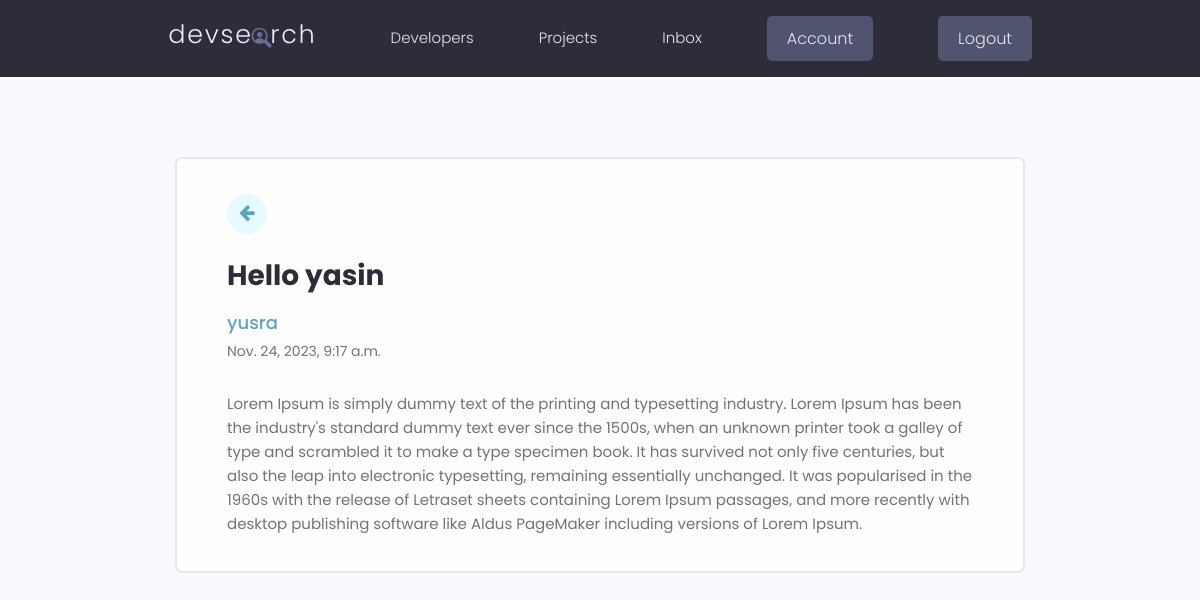
Page /message/c35e9941-7943-4315-aef5-d336a8f3e610 (signed in) on the committed database.
### users/models.py (models this page shows, shortened)
class Message(models.Model):
    sender = models.ForeignKey(Profile, on_delete=models.SET_NULL, null=True, blank=True, related_name="sent_messages") # related name means from the Profile model back to the Message model.
    recipient = models.ForeignKey(Profile, on_delete=models.SET_NULL, null=True, blank=True, related_name="received_messages")
    name = models.CharField(max_length=200, null=True, blank=True)
    email = models.EmailField(max_length=200, null=True, blank=True)
    subject = models.CharField(max_length=200, null=True, blank=True)
    body = models.TextField()
    is_read = models.BooleanField(default=False, null=True)
    created = models.DateTimeField(auto_now_add=True)
    id = models.UUIDField(
        default=uuid.uuid4, unique=True, primary_key=True, editable=False
    )
    class Meta:
        ordering = ['is_read', '-created']

### users/views.py (the view)
# urls.py: path("message/<str:pk>", views.viewMessage, name="message"),
@login_required(login_url="login")
def viewMessage(request, pk):
    profile = request.user.profile
    message = profile.received_messages.get(id = pk)
    if message.is_read == False:
        message.is_read = True
        message.save()
    context ={'message': message}
    return render(request, 'users/message.html', context)

### users/templates/users/message.html
{% extends 'main.html' %}
{% block content %}
  <main class="messagePage my-xl">
    <div class="content-box">
      <div class="message">
        <a class="backButton" href="{% url 'inbox' %}"><i class="fa fa-arrow-left"></i></a>
        <h2 class="message__subject"> {{message.subject}}</h4>
          <a href="profile.html" class="message__author"> {{message.name}}</a>
          <p class="message__date"> {{message.created}}</p>
          <div class="message__body">
            {{message.body|linebreaksbr}}
          </div>
      </div>
    </div>
  </main>
  {% endblock content %}

### static/styles/app.css (style rules this page uses)
:root { --color-sub: #2d2d39; }
.content-box { width: 95%; max-width: 85rem; margin: 0 auto; }
.message { padding: 2.5rem 0; }
.message > a { display: flex; gap: 1rem; }
.message__author, .message__date { flex-basis: 25%; }
.message__subject { flex-basis: 50%; }
.message__date { text-align: right; }
.messagePage .message { list-style: none; background: var(--color-white); padding: 3.5rem 5rem; border: 2px solid var(--color-light); border-radius: 0.7rem; }
.messagePage .message__subject { font-size: 2.8rem; color: var(--color-sub); margin-bottom: 1rem; margin-top: 2rem; }
.messagePage .message__author { font-size: 1.8rem; font-weight: 500; }
.messagePage .message__date { font-size: 1.4rem; font-weight: 400; text-align: left; margin-bottom: 3rem; }
.backButton { background: var(--color-main-light); color: var(--color-main); width: 4rem; height: 4rem; display: flex; align-items: center; justify-content: center; border-radius: 50%; }
.backButton i { font-size: 1.8rem; }

### static/uikit/styles/modules/_variables.css (style rules this page uses)
:root { --color-main: #5aa5b9; --color-main-light: #e6faff; --color-sub: #3f4156; --color-sub-light: #51546e; --color-sub-lighter: #ededfd; --color-text: #737373; --color-gray: #8b8b8b; --color-light: #e5e7eb; --color-light-gray: #767676; --color-bg: #f8fafd; --color-white: #fffefd; --color-white-light: #f3f3f3; --color-success: #359e64; --color-success-bg: #def8e8; --color-error: #fc4b0b; --color-error-bg: #fff2ee; --font-base: 'Poppins', arial, helvetica, 'Segoe UI', roboto, ubuntu, sans-serif; --font-monospace: 'Fira Code', 'Courier New', courier, monospace; --font-regular: 300; --font-medium: 500; --font-bold: 700; --generic-shadow: 1px 1px 5px #00000010; --generic-transition: all 0.3s ease-in-out; }

### static/uikit/styles/modules/_base.css (style rules this page uses)
* { margin: 0; padding: 0; box-sizing: border-box; text-rendering: optimizeLegibility; color: inherit; font-size: inherit; }
html { font-size: 50%; }
@media only screen and (min-width: 480px) { html { font-size: 56.25%; } }
@media only screen and (min-width: 1200px) { html { font-size: 62.5%; } }
body { line-height: 1.6; font-weight: 400; font-size: 1.5rem; color: var(--color-text); background-color: var(--color-bg); min-height: 100vh; }

### static/uikit/styles/modules/_typography.css (style rules this page uses)
* { font-family: var(--font-base); }
h2 { font-size: 3.6rem; font-weight: var(--font-bold); }
p, span, strong { font-size: 1.6rem; color: var(--color-text); font-weight: var(--font-regular); }
a { padding-bottom: 2px; text-decoration: none; display: inline-block; color: var(--color-main); font-weight: var(--font-medium); }

### static/uikit/styles/modules/_utilities.css (style rules this page uses)
.my-xl { margin: 8rem auto; }

### rows in the picture
Message: subject "Hello yasin", name "yusra", created "Nov. 24, 2023, 9:17 a.m.", body "Lorem Ipsum is simply dummy text of the printing and typesetting industry. Lorem Ipsum has been the industry's standard dummy text ever since the 1500s, when an unknown printer took a galley of type and scrambled it to make a type specimen book. It has survived not only five centuries, but also the leap into electronic typesetting, remaining essentially unchanged. It was popularised in the 1960s with the release of Letraset sheets containing Lorem Ipsum passages, and more recently with desktop publishing software like Aldus PageMaker including versions of Lorem Ipsum."
